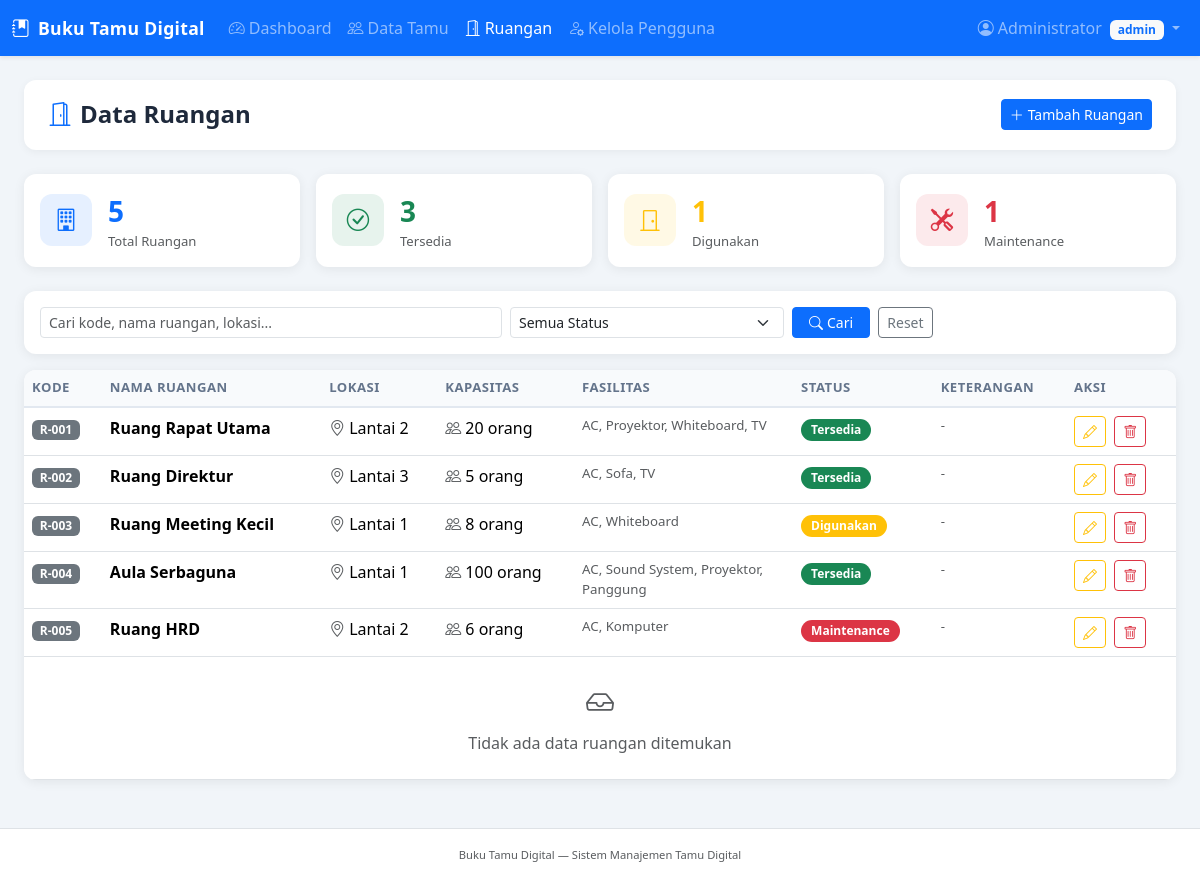
The app's page /pages/ruangan.php (signed in) with its own data.
### tables this page shows
CREATE TABLE `ruangan` (
  `id` int(11) NOT NULL,
  `kode_ruangan` varchar(20) NOT NULL,
  `nama_ruangan` varchar(100) NOT NULL,
  `lokasi` varchar(150) DEFAULT NULL,
  `kapasitas` int(11) DEFAULT 1,
  `fasilitas` text DEFAULT NULL,
  `status` enum('tersedia','digunakan','maintenance') DEFAULT 'tersedia',
  `keterangan` text DEFAULT NULL,
  `created_at` timestamp NOT NULL DEFAULT current_timestamp(),
  `updated_at` timestamp NOT NULL DEFAULT current_timestamp() ON UPDATE current_timestamp()
);

### config/session.php (called while the page is built, shortened)
<?php
function isAdmin() {
    return isset($_SESSION['role']) && $_SESSION['role'] === 'admin';
}

### pages/ruangan.php (the view, shortened to what this page needs)
<?php
$conn = getConnection();
$search       = trim($_GET['q'] ?? '');
$sql = "SELECT * FROM ruangan";
$sql .= " ORDER BY kode_ruangan ASC";
$stmt = $conn->prepare($sql);
$stmt->execute();
$result = $stmt->get_result();
$statTersedia   = $conn->query("SELECT COUNT(*) as c FROM ruangan WHERE status='tersedia'")->fetch_assoc()['c'];
$statDigunakan  = $conn->query("SELECT COUNT(*) as c FROM ruangan WHERE status='digunakan'")->fetch_assoc()['c'];
$statMaintenance= $conn->query("SELECT COUNT(*) as c FROM ruangan WHERE status='maintenance'")->fetch_assoc()['c'];
$totalRuangan   = $conn->query("SELECT COUNT(*) as c FROM ruangan")->fetch_assoc()['c'];
include __DIR__ . '/../includes/header.php';
?>
<div class="page-header">
    <h4><i class="bi bi-door-open me-2 text-primary"></i>Data Ruangan</h4>
    <?php if (isAdmin()): ?>
    <a href="<?= BASE_URL ?>/pages/ruangan_form.php" class="btn btn-primary btn-sm">
        <i class="bi bi-plus-lg me-1"></i>Tambah Ruangan
    </a>
    <?php endif; ?>
</div>
<div class="row g-3 mb-4">
    <div class="col-6 col-md-3">
        <div class="card stat-card h-100">
            <div class="card-body d-flex align-items-center gap-3">
                <div class="stat-icon bg-primary bg-opacity-10 text-primary">
                    <i class="bi bi-building"></i>
                </div>
                <div>
                    <div class="fs-3 fw-bold text-primary"><?= $totalRuangan ?></div>
                    <div class="text-muted" style="font-size:.82rem">Total Ruangan</div>
                </div>
            </div>
        </div>
    </div>
    <div class="col-6 col-md-3">
        <div class="card stat-card h-100">
            <div class="card-body d-flex align-items-center gap-3">
                <div class="stat-icon bg-success bg-opacity-10 text-success">
                    <i class="bi bi-check-circle"></i>
                </div>
                <div>
                    <div class="fs-3 fw-bold text-success"><?= $statTersedia ?></div>
                    <div class="text-muted" style="font-size:.82rem">Tersedia</div>
                </div>
            </div>
        </div>
    </div>
    <div class="col-6 col-md-3">
        <div class="card stat-card h-100">
            <div class="card-body d-flex align-items-center gap-3">
                <div class="stat-icon bg-warning bg-opacity-10 text-warning">
                    <i class="bi bi-door-closed"></i>
                </div>
                <div>
                    <div class="fs-3 fw-bold text-warning"><?= $statDigunakan ?></div>
                    <div class="text-muted" style="font-size:.82rem">Digunakan</div>
                </div>
            </div>
        </div>
    </div>
    <div class="col-6 col-md-3">
        <div class="card stat-card h-100">
            <div class="card-body d-flex align-items-center gap-3">
                <div class="stat-icon bg-danger bg-opacity-10 text-danger">
                    <i class="bi bi-tools"></i>
                </div>
                <div>
                    <div class="fs-3 fw-bold text-danger"><?= $statMaintenance ?></div>
                    <div class="text-muted" style="font-size:.82rem">Maintenance</div>
                </div>
            </div>
        </div>
    </div>
</div>
<div class="card form-card mb-3">
    <div class="card-body py-3">
        <form method="GET" class="row g-2 align-items-end">
            <div class="col-md-5">
                <input type="text" name="q" class="form-control form-control-sm"
                       placeholder="Cari kode, nama ruangan, lokasi..."
                       value="<?= htmlspecialchars($search) ?>">
            </div>
            <div class="col-md-3">
                <select name="status" class="form-select form-select-sm">
                    <option value="">Semua Status</option>
                </select>
            </div>
            <div class="col-md-auto">
                <button type="submit" class="btn btn-primary btn-sm px-3">
                    <i class="bi bi-search me-1"></i>Cari
                </button>
                <a href="<?= BASE_URL ?>/pages/ruangan.php" class="btn btn-outline-secondary btn-sm ms-1">Reset</a>
            </div>
        </form>
    </div>
</div>
<div class="card table-card">
    <div class="card-body p-0">
        <div class="table-responsive">
            <table class="table table-hover mb-0">
                <thead>
                    <tr>
                        <th>Kode</th>
                        <th>Nama Ruangan</th>
                        <th>Lokasi</th>
                        <th>Kapasitas</th>
                        <th>Fasilitas</th>
                        <th>Status</th>
                        <th>Keterangan</th>
                        <?php if (isAdmin()): ?><th style="width:110px">Aksi</th><?php endif; ?>
                    </tr>
                </thead>
                <tbody>
                    <?php $no = 1; while ($row = $result->fetch_assoc()): ?>
                    <tr>
                        <td><span class="badge bg-secondary"><?= htmlspecialchars($row['kode_ruangan']) ?></span></td>
                        <td class="fw-semibold"><?= htmlspecialchars($row['nama_ruangan']) ?></td>
                        <td><i class="bi bi-geo-alt text-muted me-1"></i><?= htmlspecialchars($row['lokasi'] ?: '-') ?></td>
                        <td><i class="bi bi-people text-muted me-1"></i><?= $row['kapasitas'] ?> orang</td>
                        <td style="max-width:180px; font-size:.83rem" class="text-muted">
                            <?= htmlspecialchars($row['fasilitas'] ?: '-') ?>
                        </td>
                        <td>
                            <?php
                            $badge = ['tersedia'=>'success','digunakan'=>'warning','maintenance'=>'danger'];
                            $label = ['tersedia'=>'Tersedia','digunakan'=>'Digunakan','maintenance'=>'Maintenance'];
                            ?>
                            <span class="badge bg-<?= $badge[$row['status']] ?> badge-status">
                                <?= $label[$row['status']] ?>
                            </span>
                        </td>
                        <td class="text-muted" style="font-size:.83rem"><?= htmlspecialchars($row['keterangan'] ?: '-') ?></td>
                        <?php if (isAdmin()): ?>
                        <td>
                            <a href="<?= BASE_URL ?>/pages/ruangan_form.php?id=<?= $row['id'] ?>"
                               class="btn btn-sm btn-outline-warning" title="Edit">
                                <i class="bi bi-pencil"></i>
                            </a>
                            <a href="<?= BASE_URL ?>/pages/ruangan.php?delete=<?= $row['id'] ?>"
                               class="btn btn-sm btn-outline-danger ms-1" title="Hapus"
                               onclick="return confirm('Hapus ruangan <?= addslashes(htmlspecialchars($row['nama_ruangan'])) ?>?')">
                                <i class="bi bi-trash"></i>
                            </a>
                        </td>
                        <?php endif; ?>
                    </tr>
                    <?php endwhile; ?>
                    <?php if ($no === 1): ?>
                    <tr><td colspan="8" class="text-center text-muted py-4">
                        <i class="bi bi-inbox fs-3 d-block mb-2"></i>Tidak ada data ruangan ditemukan
                    </td></tr>
                    <?php endif; ?>
                </tbody>
            </table>
        </div>
    </div>
</div>
<?php include __DIR__ . '/../includes/footer.php'; ?>

### assets/css/style.css (style rules this page uses)
:root { --primary: #0d6efd; --sidebar-bg: #1e293b; }
body { background-color: #f1f5f9; font-family: 'Segoe UI', sans-serif; }
.stat-card { border: none; border-radius: 12px; box-shadow: 0 2px 12px rgba(0,0,0,0.07); transition: transform 0.2s; }
.stat-icon { width: 52px; height: 52px; border-radius: 12px; display: flex; align-items: center; justify-content: center; font-size: 1.4rem; }
.table-card { border: none; border-radius: 12px; box-shadow: 0 2px 12px rgba(0,0,0,0.07); overflow: hidden; }
.table thead th { background-color: #f8fafc; border-bottom: 2px solid #e2e8f0; font-size: 0.82rem; font-weight: 600; text-transform: uppercase; letter-spacing: 0.5px; color: #64748b; }
.badge-status { font-size: 0.75rem; padding: 5px 10px; border-radius: 20px; }
.page-header { background: white; border-radius: 12px; padding: 1.2rem 1.5rem; margin-bottom: 1.5rem; box-shadow: 0 2px 8px rgba(0,0,0,0.05); display: flex; align-items: center; justify-content: space-between; }
.page-header h4 { margin: 0; font-weight: 600; color: #1e293b; }
.form-card { border: none; border-radius: 12px; box-shadow: 0 2px 12px rgba(0,0,0,0.07); }

### records on screen
ruangan: kode_ruangan "R-001", nama_ruangan "Ruang Rapat Utama", lokasi "Lantai 2", kapasitas "20", fasilitas "AC, Proyektor, Whiteboard, TV", status "Tersedia", keterangan "-"
ruangan: kode_ruangan "R-002", nama_ruangan "Ruang Direktur", lokasi "Lantai 3", kapasitas "5", fasilitas "AC, Sofa, TV", status "Tersedia", keterangan "-"
ruangan: kode_ruangan "R-003", nama_ruangan "Ruang Meeting Kecil", lokasi "Lantai 1", kapasitas "8", fasilitas "AC, Whiteboard", status "Digunakan", keterangan "-"
ruangan: kode_ruangan "R-004", nama_ruangan "Aula Serbaguna", lokasi "Lantai 1", kapasitas "100", fasilitas "AC, Sound System, Proyektor, Panggung", status "Tersedia", keterangan "-"
ruangan: kode_ruangan "R-005", nama_ruangan "Ruang HRD", lokasi "Lantai 2", kapasitas "6", fasilitas "AC, Komputer", status "Maintenance", keterangan "-"

### other values on screen
APP_NAME "Buku Tamu Digital"
$_SESSION['nama'] "Administrator"
$_SESSION['role'] "admin"
$totalRuangan "5"
$statTersedia "3"
$statDigunakan "1"
$statMaintenance "1"
